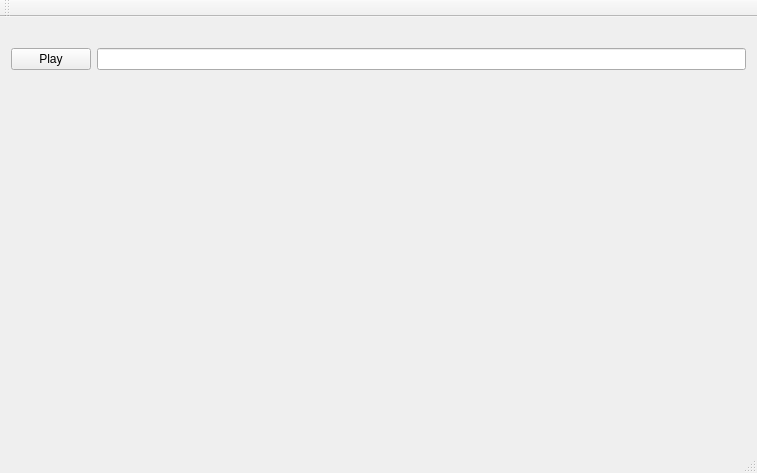
<?xml version="1.0" encoding="UTF-8"?>
<ui version="4.0">
 <class>MainWindow</class>
 <widget class="QMainWindow" name="MainWindow">
  <property name="geometry">
   <rect>
    <x>0</x>
    <y>0</y>
    <width>757</width>
    <height>473</height>
   </rect>
  </property>
  <property name="windowTitle">
   <string>MainWindow</string>
  </property>
  <widget class="QWidget" name="centralWidget">
   <layout class="QVBoxLayout" name="verticalLayout">
    <item>
     <widget class="QLabel" name="labelImage">
      <property name="text">
       <string/>
      </property>
     </widget>
    </item>
    <item>
     <layout class="QHBoxLayout" name="horizontalLayout">
      <item>
       <widget class="QPushButton" name="pushButtonPlay">
        <property name="text">
         <string>Play</string>
        </property>
       </widget>
      </item>
      <item>
       <widget class="QLineEdit" name="lineEditUrl">
        <property name="text">
         <string/>
        </property>
       </widget>
      </item>
     </layout>
    </item>
    <item>
     <spacer name="verticalSpacer">
      <property name="orientation">
       <enum>Qt::Vertical</enum>
      </property>
      <property name="sizeHint" stdset="0">
       <size>
        <width>20</width>
        <height>349</height>
       </size>
      </property>
     </spacer>
    </item>
   </layout>
  </widget>
  <widget class="QMenuBar" name="menuBar">
   <property name="geometry">
    <rect>
     <x>0</x>
     <y>0</y>
     <width>757</width>
     <height>21</height>
    </rect>
   </property>
  </widget>
  <widget class="QToolBar" name="mainToolBar">
   <attribute name="toolBarArea">
    <enum>TopToolBarArea</enum>
   </attribute>
   <attribute name="toolBarBreak">
    <bool>false</bool>
   </attribute>
  </widget>
  <widget class="QStatusBar" name="statusBar"/>
 </widget>
 <layoutdefault spacing="6" margin="11"/>
 <resources/>
 <connections/>
</ui>
